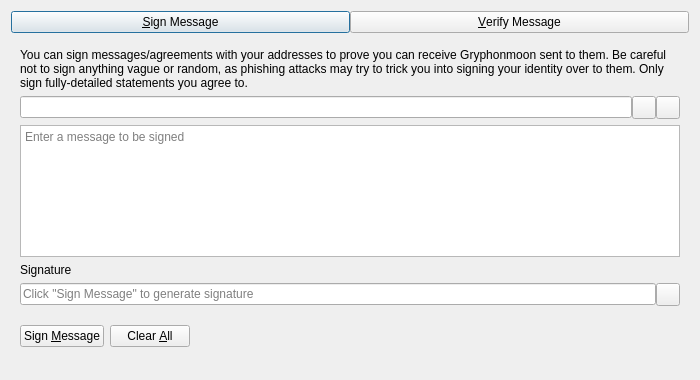
<?xml version="1.0" encoding="UTF-8"?>
<ui version="4.0">
 <class>SignVerifyMessageDialog</class>
 <widget class="QDialog" name="SignVerifyMessageDialog">
  <property name="geometry">
   <rect>
    <x>0</x>
    <y>0</y>
    <width>700</width>
    <height>380</height>
   </rect>
  </property>
  <property name="windowTitle">
   <string>Signatures - Sign / Verify a Message</string>
  </property>
  <property name="modal">
   <bool>true</bool>
  </property>
  <layout class="QVBoxLayout" name="verticalLayout">
   <item>
    <layout class="QHBoxLayout" name="horizontalLayout_Buttons_2">
     <property name="spacing">
      <number>0</number>
     </property>
     <property name="topMargin">
      <number>0</number>
     </property>
     <item>
      <widget class="QPushButton" name="btnSignMessage">
       <property name="text">
        <string>&amp;Sign Message</string>
       </property>
       <property name="checkable">
        <bool>true</bool>
       </property>
      </widget>
     </item>
     <item>
      <widget class="QPushButton" name="btnVerifyMessage">
       <property name="text">
        <string>&amp;Verify Message</string>
       </property>
       <property name="checkable">
        <bool>true</bool>
       </property>
      </widget>
     </item>
    </layout>
   </item>
   <item>
    <widget class="QStackedWidget" name="stackedWidgetSig">
     <property name="minimumSize">
      <size>
       <width>0</width>
       <height>0</height>
      </size>
     </property>
     <property name="currentIndex">
      <number>0</number>
     </property>
     <widget class="QWidget" name="pageSignMessage">
      <layout class="QVBoxLayout" name="verticalLayout_SM">
       <item>
        <widget class="QLabel" name="infoLabel_SM">
         <property name="text">
          <string>You can sign messages/agreements with your addresses to prove you can receive Gryphonmoon sent to them. Be careful not to sign anything vague or random, as phishing attacks may try to trick you into signing your identity over to them. Only sign fully-detailed statements you agree to.</string>
         </property>
         <property name="textFormat">
          <enum>Qt::PlainText</enum>
         </property>
         <property name="wordWrap">
          <bool>true</bool>
         </property>
        </widget>
       </item>
       <item>
        <layout class="QHBoxLayout" name="horizontalLayout_1_SM">
         <property name="spacing">
          <number>0</number>
         </property>
         <item>
          <widget class="QValidatedLineEdit" name="addressIn_SM">
           <property name="toolTip">
            <string>The Gryphonmoon address to sign the message with</string>
           </property>
          </widget>
         </item>
         <item>
          <widget class="QToolButton" name="addressBookButton_SM">
           <property name="toolTip">
            <string>Choose previously used address</string>
           </property>
           <property name="text">
            <string/>
           </property>
           <property name="shortcut">
            <string>Alt+A</string>
           </property>
          </widget>
         </item>
         <item>
          <widget class="QToolButton" name="pasteButton_SM">
           <property name="toolTip">
            <string>Paste address from clipboard</string>
           </property>
           <property name="text">
            <string/>
           </property>
           <property name="shortcut">
            <string>Alt+P</string>
           </property>
          </widget>
         </item>
        </layout>
       </item>
       <item>
        <widget class="QPlainTextEdit" name="messageIn_SM">
         <property name="toolTip">
          <string>Enter the message you want to sign here</string>
         </property>
         <property name="placeholderText">
          <string>Enter a message to be signed</string>
         </property>
        </widget>
       </item>
       <item>
        <widget class="QLabel" name="signatureLabel_SM">
         <property name="text">
          <string>Signature</string>
         </property>
         <property name="textFormat">
          <enum>Qt::PlainText</enum>
         </property>
        </widget>
       </item>
       <item>
        <layout class="QHBoxLayout" name="horizontalLayout_2_SM">
         <property name="spacing">
          <number>0</number>
         </property>
         <item>
          <widget class="QLineEdit" name="signatureOut_SM">
           <property name="placeholderText">
            <string>Click "Sign Message" to generate signature</string>
           </property>
           <property name="readOnly">
            <bool>true</bool>
           </property>
          </widget>
         </item>
         <item>
          <widget class="QToolButton" name="copySignatureButton_SM">
           <property name="toolTip">
            <string>Copy the current signature to the system clipboard</string>
           </property>
           <property name="text">
            <string/>
           </property>
          </widget>
         </item>
        </layout>
       </item>
       <item>
        <layout class="QHBoxLayout" name="horizontalLayout_3_SM">
         <item>
          <widget class="QPushButton" name="signMessageButton_SM">
           <property name="toolTip">
            <string>Sign the message to prove you own this Gryphonmoon address</string>
           </property>
           <property name="text">
            <string>Sign &amp;Message</string>
           </property>
           <property name="autoDefault">
            <bool>false</bool>
           </property>
          </widget>
         </item>
         <item>
          <widget class="QPushButton" name="clearButton_SM">
           <property name="toolTip">
            <string>Reset all sign message fields</string>
           </property>
           <property name="text">
            <string>Clear &amp;All</string>
           </property>
           <property name="autoDefault">
            <bool>false</bool>
           </property>
          </widget>
         </item>
         <item>
          <spacer name="horizontalSpacer_1_SM">
           <property name="orientation">
            <enum>Qt::Horizontal</enum>
           </property>
           <property name="sizeHint" stdset="0">
            <size>
             <width>40</width>
             <height>48</height>
            </size>
           </property>
          </spacer>
         </item>
         <item>
          <widget class="QLabel" name="statusLabel_SM">
           <property name="text">
            <string/>
           </property>
           <property name="wordWrap">
            <bool>true</bool>
           </property>
          </widget>
         </item>
         <item>
          <spacer name="horizontalSpacer_2_SM">
           <property name="orientation">
            <enum>Qt::Horizontal</enum>
           </property>
           <property name="sizeHint" stdset="0">
            <size>
             <width>40</width>
             <height>48</height>
            </size>
           </property>
          </spacer>
         </item>
        </layout>
       </item>
      </layout>
     </widget>
     <widget class="QWidget" name="pageVerifyMessage">
      <layout class="QVBoxLayout" name="verticalLayout_VM">
       <item>
        <widget class="QLabel" name="infoLabel_VM">
         <property name="text">
          <string>Enter the receiver's address, message (ensure you copy line breaks, spaces, tabs, etc. exactly) and signature below to verify the message. Be careful not to read more into the signature than what is in the signed message itself, to avoid being tricked by a man-in-the-middle attack. Note that this only proves the signing party receives with the address, it cannot prove sendership of any transaction!</string>
         </property>
         <property name="textFormat">
          <enum>Qt::PlainText</enum>
         </property>
         <property name="alignment">
          <set>Qt::AlignLeading|Qt::AlignLeft|Qt::AlignTop</set>
         </property>
         <property name="wordWrap">
          <bool>true</bool>
         </property>
        </widget>
       </item>
       <item>
        <layout class="QHBoxLayout" name="horizontalLayout_1_VM">
         <property name="spacing">
          <number>0</number>
         </property>
         <item>
          <widget class="QValidatedLineEdit" name="addressIn_VM">
           <property name="toolTip">
            <string>The Gryphonmoon address the message was signed with</string>
           </property>
          </widget>
         </item>
         <item>
          <widget class="QToolButton" name="addressBookButton_VM">
           <property name="toolTip">
            <string>Choose previously used address</string>
           </property>
           <property name="text">
            <string/>
           </property>
           <property name="shortcut">
            <string>Alt+A</string>
           </property>
          </widget>
         </item>
        </layout>
       </item>
       <item>
        <widget class="QPlainTextEdit" name="messageIn_VM">
          <property name="toolTip">
            <string>The signed message to verify</string>
          </property>
          <property name="placeholderText">
            <string>Enter a message to be verified</string>
          </property>
        </widget>
       </item>
       <item>
        <widget class="QValidatedLineEdit" name="signatureIn_VM">
          <property name="toolTip">
            <string>The signature given when the message was signed</string>
          </property>
          <property name="placeholderText">
            <string>Enter a signature for the message to be verified</string>
          </property>
        </widget>
       </item>
       <item>
        <layout class="QHBoxLayout" name="horizontalLayout_2_VM">
         <item>
          <widget class="QPushButton" name="verifyMessageButton_VM">
           <property name="toolTip">
            <string>Verify the message to ensure it was signed with the specified Gryphonmoon address</string>
           </property>
           <property name="text">
            <string>Verify &amp;Message</string>
           </property>
           <property name="autoDefault">
            <bool>false</bool>
           </property>
          </widget>
         </item>
         <item>
          <widget class="QPushButton" name="clearButton_VM">
           <property name="toolTip">
            <string>Reset all verify message fields</string>
           </property>
           <property name="text">
            <string>Clear &amp;All</string>
           </property>
           <property name="autoDefault">
            <bool>false</bool>
           </property>
          </widget>
         </item>
         <item>
          <spacer name="horizontalSpacer_1_VM">
           <property name="orientation">
            <enum>Qt::Horizontal</enum>
           </property>
           <property name="sizeHint" stdset="0">
            <size>
             <width>40</width>
             <height>48</height>
            </size>
           </property>
          </spacer>
         </item>
         <item>
          <widget class="QLabel" name="statusLabel_VM">
           <property name="text">
            <string/>
           </property>
           <property name="wordWrap">
            <bool>true</bool>
           </property>
          </widget>
         </item>
         <item>
          <spacer name="horizontalSpacer_2_VM">
           <property name="orientation">
            <enum>Qt::Horizontal</enum>
           </property>
           <property name="sizeHint" stdset="0">
            <size>
             <width>40</width>
             <height>48</height>
            </size>
           </property>
          </spacer>
         </item>
        </layout>
       </item>
      </layout>
     </widget>
    </widget>
   </item>
  </layout>
 </widget>
 <customwidgets>
  <customwidget>
   <class>QValidatedLineEdit</class>
   <extends>QLineEdit</extends>
   <header>qt/qvalidatedlineedit.h</header>
  </customwidget>
 </customwidgets>
 <resources>
  <include location="../gryphonmoon.qrc"/>
 </resources>
 <connections/>
</ui>
